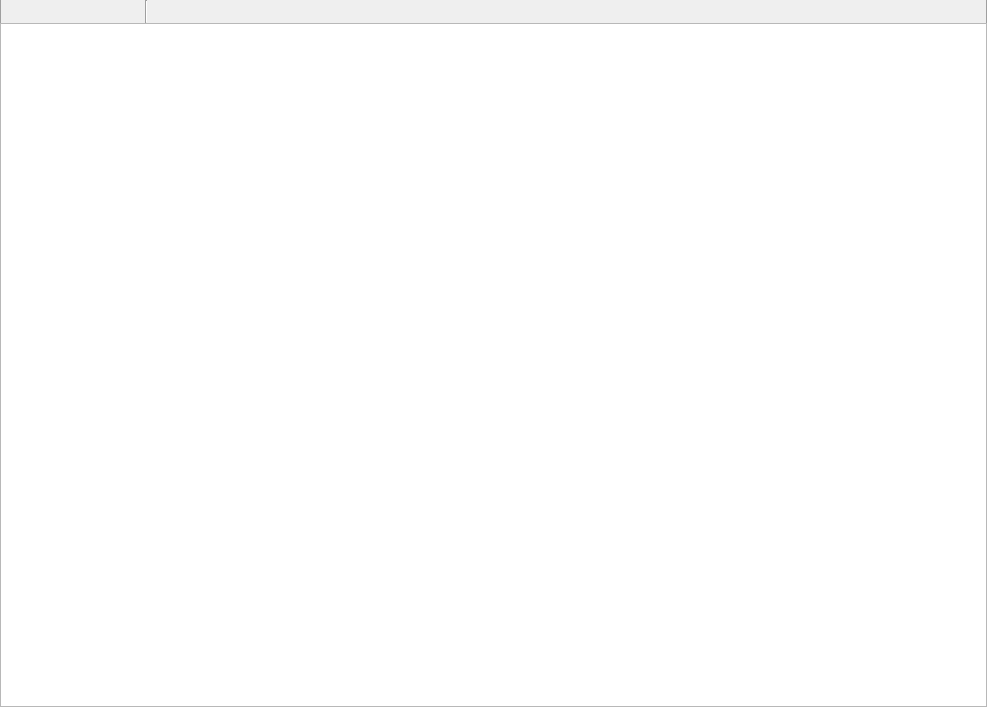
<?xml version="1.0" encoding="UTF-8"?>
<ui version="4.0">
 <class>PlaylistContainer</class>
 <widget class="QWidget" name="PlaylistContainer">
  <property name="geometry">
   <rect>
    <x>0</x>
    <y>0</y>
    <width>987</width>
    <height>707</height>
   </rect>
  </property>
  <property name="windowTitle">
   <string>Form</string>
  </property>
  <property name="styleSheet">
   <string notr="true">#toolbar {
  border-color: palette(dark);
  border-style: solid;
  border-width: 0px 1px 0px 1px;
}</string>
  </property>
  <layout class="QVBoxLayout" name="verticalLayout_2">
   <property name="spacing">
    <number>0</number>
   </property>
   <property name="leftMargin">
    <number>0</number>
   </property>
   <property name="topMargin">
    <number>0</number>
   </property>
   <property name="rightMargin">
    <number>0</number>
   </property>
   <property name="bottomMargin">
    <number>0</number>
   </property>
   <item>
    <widget class="PlaylistTabBar" name="tab_bar" native="true"/>
   </item>
   <item>
    <widget class="QFrame" name="toolbar">
     <layout class="QHBoxLayout" name="horizontalLayout">
      <property name="spacing">
       <number>0</number>
      </property>
      <property name="leftMargin">
       <number>0</number>
      </property>
      <property name="topMargin">
       <number>0</number>
      </property>
      <property name="rightMargin">
       <number>0</number>
      </property>
      <property name="bottomMargin">
       <number>0</number>
      </property>
      <item>
       <widget class="QToolButton" name="create_new">
        <property name="iconSize">
         <size>
          <width>16</width>
          <height>16</height>
         </size>
        </property>
        <property name="autoRaise">
         <bool>true</bool>
        </property>
       </widget>
      </item>
      <item>
       <widget class="QToolButton" name="load">
        <property name="iconSize">
         <size>
          <width>16</width>
          <height>16</height>
         </size>
        </property>
        <property name="autoRaise">
         <bool>true</bool>
        </property>
       </widget>
      </item>
      <item>
       <widget class="QToolButton" name="save">
        <property name="iconSize">
         <size>
          <width>16</width>
          <height>16</height>
         </size>
        </property>
        <property name="autoRaise">
         <bool>true</bool>
        </property>
       </widget>
      </item>
      <item>
       <widget class="QToolButton" name="clear">
        <property name="iconSize">
         <size>
          <width>16</width>
          <height>16</height>
         </size>
        </property>
        <property name="autoRaise">
         <bool>true</bool>
        </property>
       </widget>
      </item>
      <item>
       <widget class="QToolButton" name="undo">
        <property name="iconSize">
         <size>
          <width>16</width>
          <height>16</height>
         </size>
        </property>
        <property name="autoRaise">
         <bool>true</bool>
        </property>
       </widget>
      </item>
      <item>
       <widget class="QToolButton" name="redo">
        <property name="iconSize">
         <size>
          <width>16</width>
          <height>16</height>
         </size>
        </property>
        <property name="autoRaise">
         <bool>true</bool>
        </property>
       </widget>
      </item>
      <item>
       <widget class="Line" name="line">
        <property name="orientation">
         <enum>Qt::Vertical</enum>
        </property>
       </widget>
      </item>
      <item>
       <widget class="QSearchField" name="filter" native="true"/>
      </item>
     </layout>
    </widget>
   </item>
   <item>
    <widget class="PlaylistView" name="playlist">
     <property name="acceptDrops">
      <bool>true</bool>
     </property>
     <property name="editTriggers">
      <set>QAbstractItemView::EditKeyPressed|QAbstractItemView::SelectedClicked</set>
     </property>
     <property name="dragEnabled">
      <bool>true</bool>
     </property>
     <property name="dragDropMode">
      <enum>QAbstractItemView::DragDrop</enum>
     </property>
     <property name="selectionMode">
      <enum>QAbstractItemView::ExtendedSelection</enum>
     </property>
     <property name="rootIsDecorated">
      <bool>false</bool>
     </property>
     <property name="uniformRowHeights">
      <bool>true</bool>
     </property>
     <property name="itemsExpandable">
      <bool>false</bool>
     </property>
     <property name="sortingEnabled">
      <bool>true</bool>
     </property>
     <property name="allColumnsShowFocus">
      <bool>true</bool>
     </property>
    </widget>
   </item>
  </layout>
 </widget>
 <customwidgets>
  <customwidget>
   <class>QSearchField</class>
   <extends>QWidget</extends>
   <header>3rdparty/qocoa/qsearchfield.h</header>
  </customwidget>
  <customwidget>
   <class>PlaylistView</class>
   <extends>QTreeView</extends>
   <header>playlist/playlistview.h</header>
  </customwidget>
  <customwidget>
   <class>PlaylistTabBar</class>
   <extends>QWidget</extends>
   <header>playlist/playlisttabbar.h</header>
   <container>1</container>
  </customwidget>
 </customwidgets>
 <resources/>
 <connections/>
</ui>
